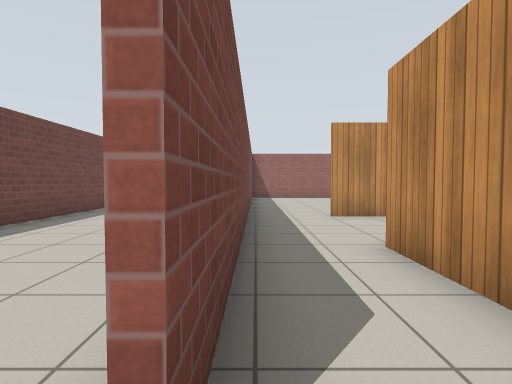
[1] (above)

18 first-person views from a walk through a Gazebo world. The camera is 0.94 m above the floor, tilts 2° down and sees 80° across. The floor is counted in squares, 1 m on a side. Each view is taken from the middle of a square. On the plan, view 1 faces up. The plan holds only what a view shows up to about 11 squares ahead; the rest is blank. Gazebo's built-in surfaces are drawn with simple patterns.

[2]
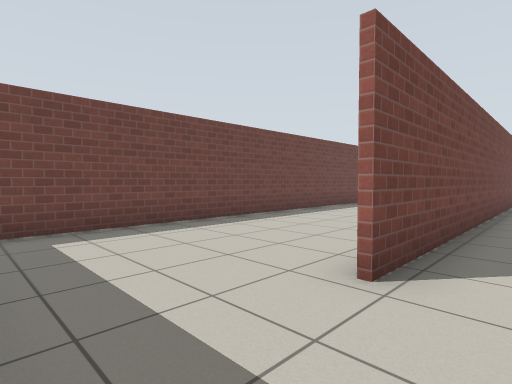

[3]
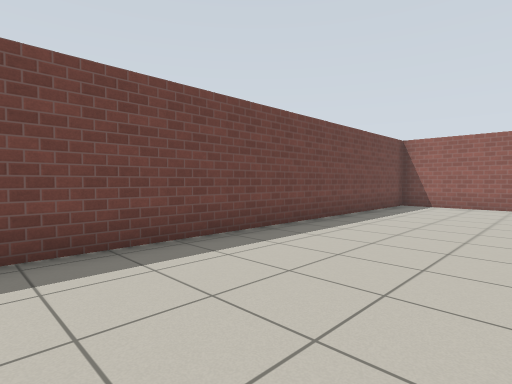

[4]
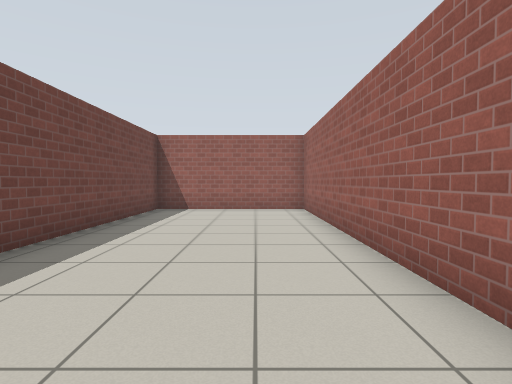

[5]
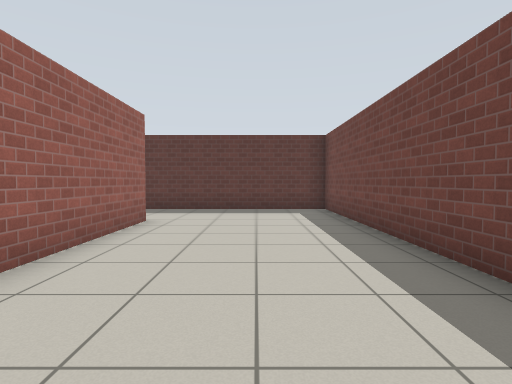

[6]
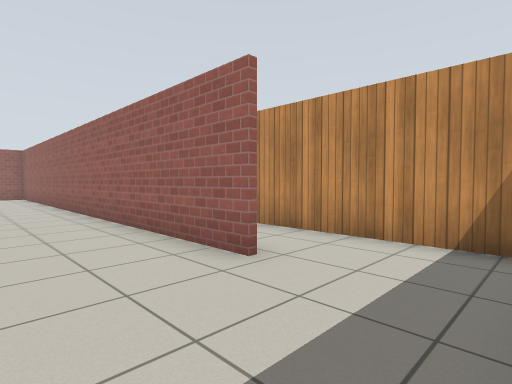

[7]
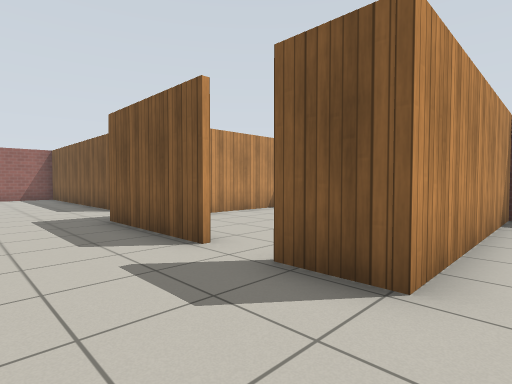

[8]
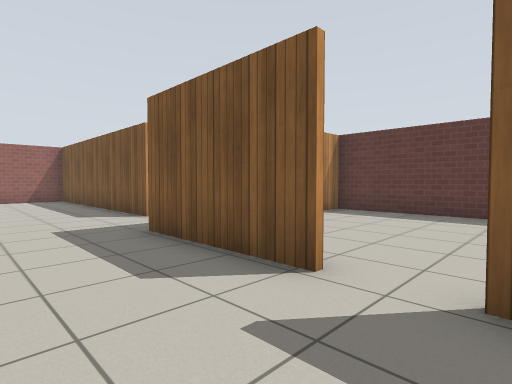

[9]
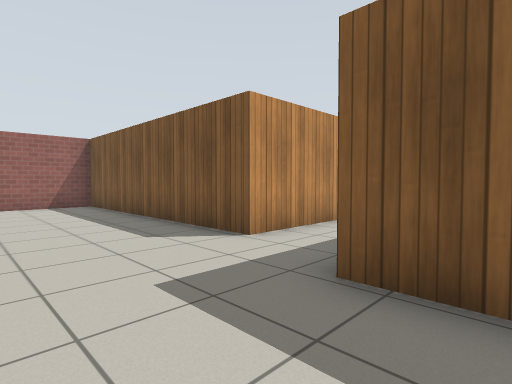

[10]
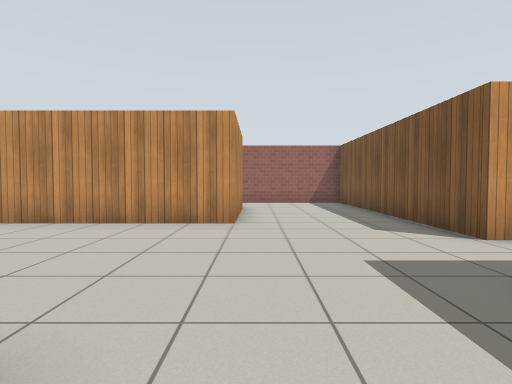

[11]
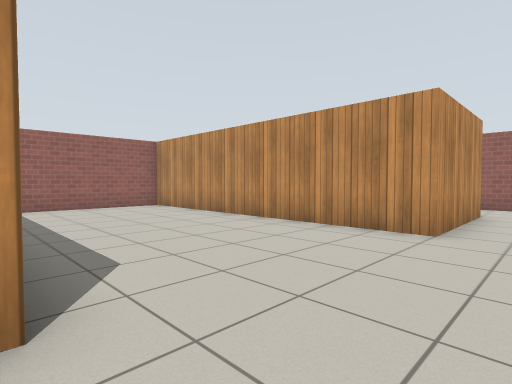

[12]
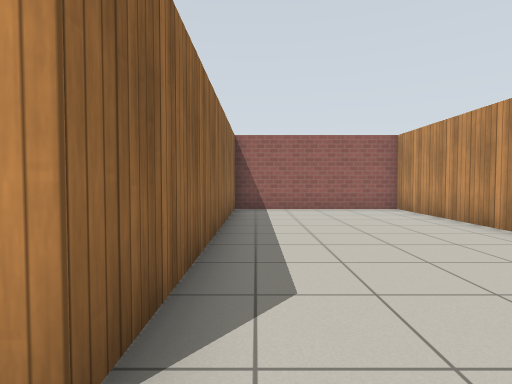

[13]
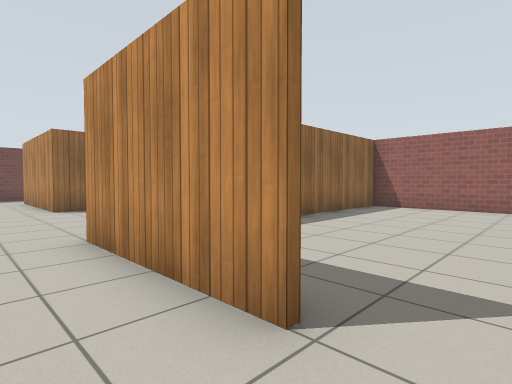

[14]
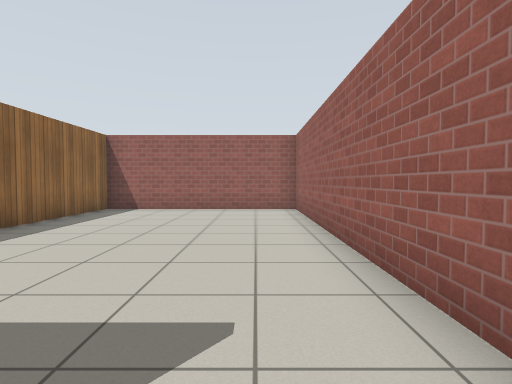

[15]
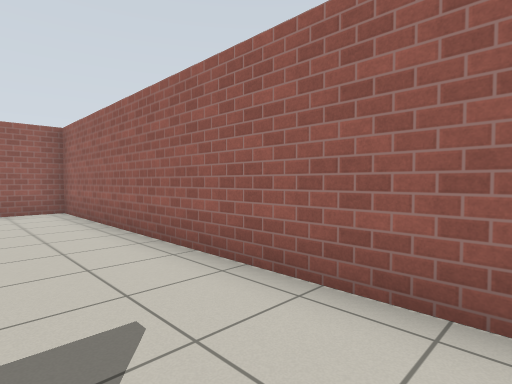

[16]
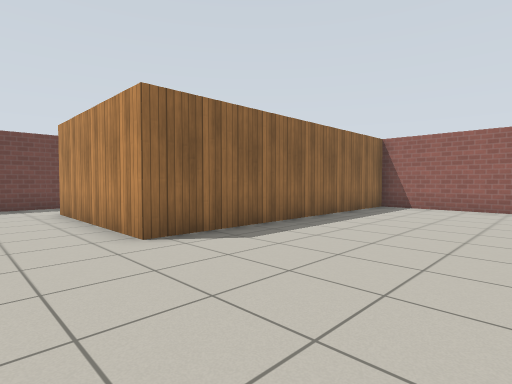

[17]
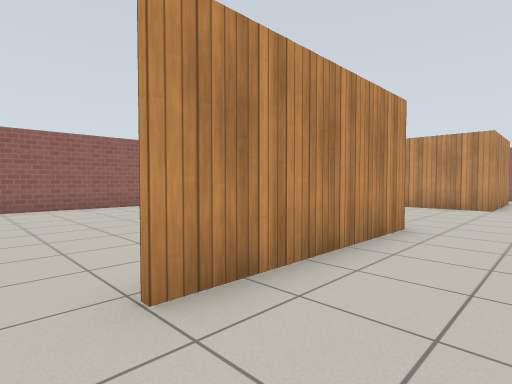

[18]
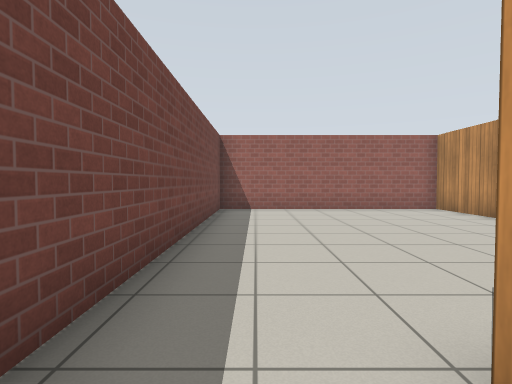

### Floor plan
Ten units are one square. View 1 is at (0, 0); x grows to the right and y downward. Boxes are objects, and circles mark ways between rooms. Rooms are numbered by the first view taken in them; rooms with no view inside come last. Other rooms are left out.
<svg viewBox="-58 -179 257 208">
<path fill="none" stroke="#000" d="M-4 -8 -4 -173 -53 -173 -53 24 19 24 19 -6M169 -75 128 -75 128 -174M129 -174 129 -128M73 -171 73 -82 20 -82M47 -43 86 -43M194 -38 194 -174 70 -173M108 -2 108 -33 190 -33M-2 -86 -2 -8M19 -6 19 -43 34 -43M71 -148 71 -174M70 -173 -2 -173 -2 -86M43 24 84 24 84 -16"/>
<circle cx="10" cy="-10" r="3" fill="#2a7"/>
<circle cx="15" cy="-80" r="3" fill="#2a7"/>
<circle cx="40" cy="-40" r="3" fill="#2a7"/>
<text x="-30" y="-70">1</text>
<text x="120" y="-100">2</text>
<text x="30" y="-130">3</text>
<text x="50" y="-10">4</text>
</svg>
Room 1 opens to room 2. Room 2 opens to room 3. Room 2 opens to room 4.

Where each view was taken, in squares from view 1:
view 1: 0 up, 0 right, facing up
view 2: 2 down, 1 right, facing up-left
view 3: 5 up, 1 left, facing up-left
view 4: 7 up, 2 left, facing up
view 5: 8 up, 3 left, facing down
view 6: 2 down, 3 left, facing up-right
view 7: 7 up, 1 right, facing down-right
view 8: 7 up, 3 right, facing down-right
view 9: 7 up, 7 right, facing down-right
view 10: 7 up, 6 right, facing right
view 11: 6 up, 7 right, facing up-right
view 12: 7 up, 8 right, facing up
view 13: 6 up, 18 right, facing up-left
view 14: 7 up, 18 right, facing up
view 15: 7 up, 17 right, facing up-right
view 16: 6 up, 12 right, facing up-left
view 17: 6 up, 1 right, facing up-right
view 18: 7 up, 1 right, facing up
